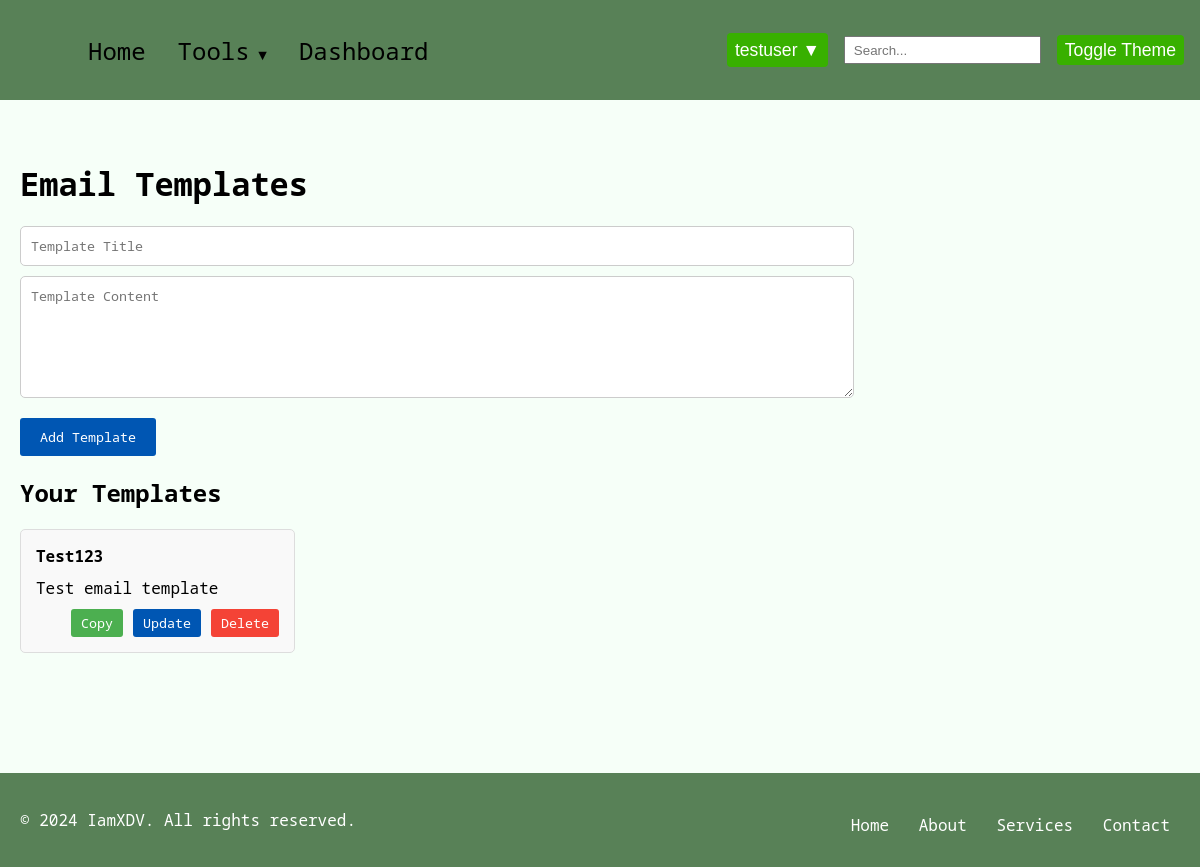
The app's page /email_templates (signed in), older data.
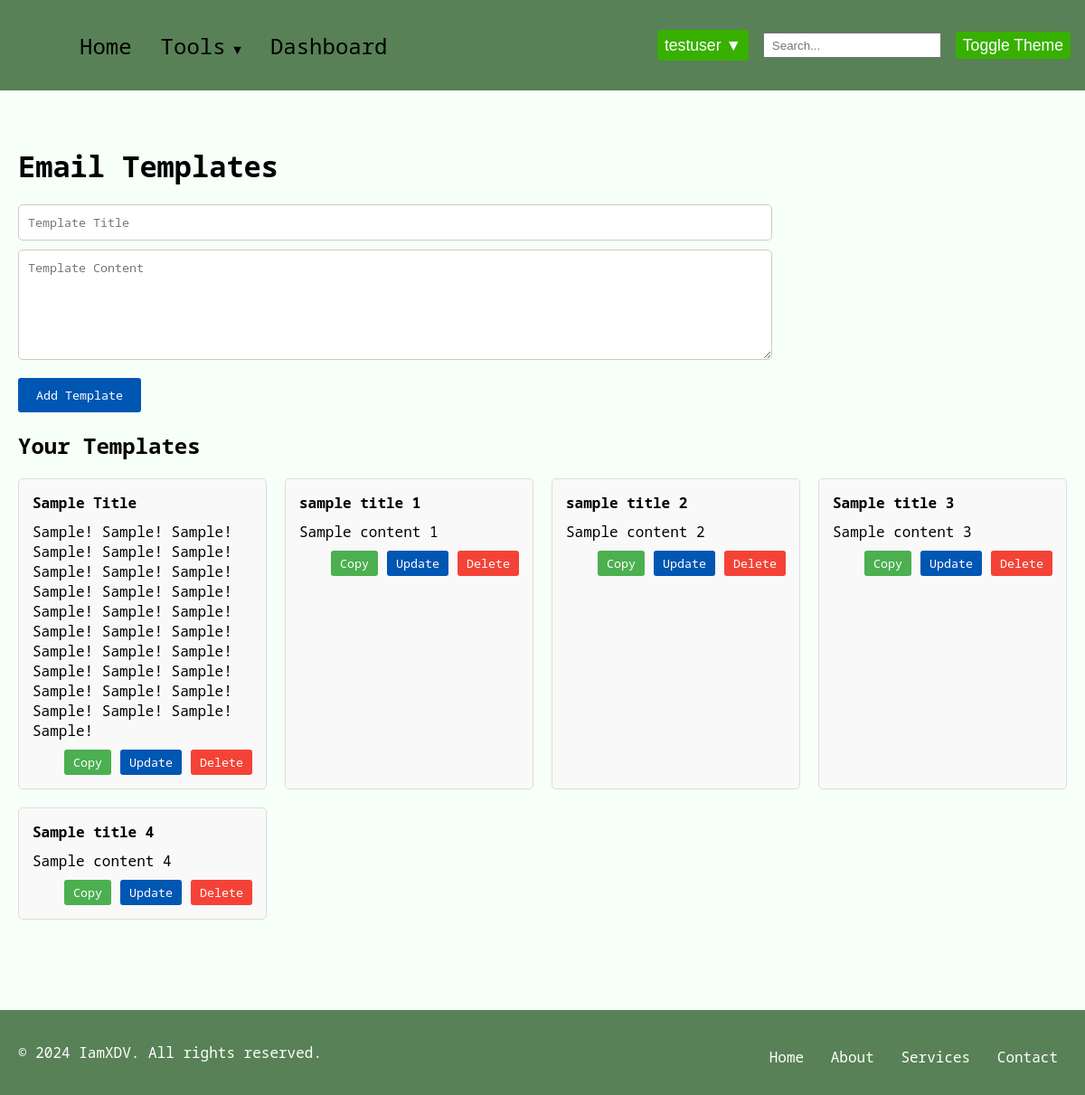
The same page, newer data.
### model/model.py (models this page shows, shortened)
class EmailTemplate(db.Model):
    __tablename__ = "email_templates"
    id = db.Column(db.Integer, primary_key=True, autoincrement=True)
    user_id = db.Column(db.Integer, db.ForeignKey("users.id"), nullable=False)
    title = db.Column(db.String(100), nullable=False)
    content = db.Column(db.Text, nullable=False)
    user = db.relationship("User", back_populates="email_templates")

### routes/tool_routes.py (the view, shortened to what this page needs)
@tool.route("/email_templates", methods=["GET", "POST"])
@tool_access_required("Email Templates")
def email_templates() -> Union[Response, str]:
    if "user_id" not in session:
        return make_response(
            jsonify({"error": "You must be logged in to access this feature."}), 401
        )
    if request.method == "GET":
        templates = EmailTemplate.query.filter_by(user_id=session["user_id"]).all()
        return render_template("email_templates.html", templates=templates)
    return make_response(jsonify({"error": "Invalid request method"}), 405)

### model/model.py (called while the page is built)
    @classmethod
    def user_has_tool_access(cls, user_id, tool_name):
        return ToolAccess.query.filter_by(user_id=user_id, tool_name=tool_name).first() is not None

### routes/tool_routes.py (called while the page is built)
def tool_access_required(tool_name):
    def decorator(f):
        @wraps(f)
        def decorated_function(*args, **kwargs):
            if "logged_in" not in session:
                flash("You need to log in to access this tool.", "error")
                return redirect(url_for("auth.login"))
            user_role = session.get("role")
            user_id = session.get("user_id")
            if user_role not in [
                "admin",
                "superadmin",
            ] and not User.user_has_tool_access(user_id, tool_name):
                flash(
                    f"You don't have access to {tool_name}. Please contact an administrator.",
                    "error",
                )
                return redirect(url_for("user.user_dashboard"))
            return f(*args, **kwargs)
        return decorated_function
    return decorator

### Tools/templates/email_templates.html (shortened to what this page needs)
{% extends "base.html" %} {% block content %} {% block styles %}
<link
  rel="stylesheet"
  href="{{ url_for('static', filename='css/email_templates.css') }}"
/>
{% endblock %}
<div class="email-templates-container">
  <h1>Email Templates</h1>
  <form id="addTemplateForm">
    <input type="text" name="title" placeholder="Template Title" required />
    <textarea name="content" placeholder="Template Content" required></textarea>
    <button type="submit">Add Template</button>
  </form>
  <h2>Your Templates</h2>
  <div id="templateList">
    {% for template in templates %}
    <div class="template" data-id="{{ template.id }}">
      <div class="template-title">{{ template.title }}</div>
      <div class="template-content">{{ template.content }}</div>
      <div class="button-group">
        <button class="copy-btn">Copy</button>
        <button class="update-btn">Update</button>
        <button class="delete-btn">Delete</button>
      </div>
    </div>
    {% endfor %}
  </div>
</div>
{% endblock %}

### templates/base.html (shortened to what this page needs)
<!DOCTYPE html>
<html lang="en">
  <head>
    <link
      rel="stylesheet"
      href="{{ url_for('static', filename='css/base.css') }}"
    />
    {% block styles %} {% endblock %}
  </head>
  <body class="light-theme">
    <nav class="navbar">
      <div class="navbar-container">
        <div class="navbar-collapse" id="navbar-collapse">
          <ul class="navbar-nav">
            <li class="nav-item">
              <a href="{{ url_for('user.index') }}" class="nav-link">Home</a>
            </li>
            {% if 'logged_in' in session %}
            <li class="nav-item dropdown">
              <a href="#" class="nav-link dropdown-toggle">Tools</a>
            </li>
            <li class="nav-item">
              <a href="{{ url_for('user.user_dashboard') }}" class="nav-link"
                >Dashboard</a
              >
            </li>
            {% endif %}
          </ul>
          <div class="navbar-right">
            {% if 'logged_in' in session %}
            <div class="user-dropdown">
              <button class="dropbtn">
                {{ session.get('username', 'User') }} ▼
              </button>
            </div>
            {% else %}
            <a href="{{ url_for('auth.login') }}" class="btn">Login</a>
            <a href="{{ url_for('auth.register_step1') }}" class="btn">Sign Up</a>
            {% endif %}
            <input type="text" class="search-bar" placeholder="Search..." />
            <button class="base-toggle-btn">Toggle Theme</button>
          </div>
        </div>
      </div>
    </nav>
    <div class="container">
       {% block content %} {% endblock %}
    </div>
    {% block footer %}
    <footer class="site-footer">
      <div class="footer-container">
        <p>&copy; 2024 IamXDV. All rights reserved.</p>
        <nav class="footer-nav">
          <ul>
            <li><a href="#">Home</a></li>
            <li><a href="#">About</a></li>
            <li><a href="#">Services</a></li>
            <li><a href="#">Contact</a></li>
          </ul>
        </nav>
      </div>
    </footer>
    {% endblock %}
  </body>
</html>

### static/css/base.css (style rules this page uses)
html, body { height: 100%; margin: 0; display: flex; flex-direction: column; }
.container { flex: 1; }
.light-theme { font-family: 'Noto Sans Mono', monospace; background-color: #f6fff8; }
.navbar { background-color: #588157; padding: 0.3rem 1rem; position: relative; }
.navbar-container { display: flex; align-items: center; justify-content: space-between; }
.navbar-collapse { display: flex; align-items: center; width: 100%; }
.navbar-nav { list-style: none; display: flex; align-items: center; flex-grow: 1; font-size: 1.5em; margin-left: 1rem; }
.nav-item { position: relative; }
.nav-link { display: block; padding: 0.3rem 1rem; color: #000; text-decoration: none; }
.dropdown { position: relative; }
.dropdown-toggle::after { content: ' ▼'; font-size: 0.6em; }
.navbar-right { display: flex; align-items: center; font-size: 1.1em; }
.search-bar { padding: 0.3rem 0.5rem; margin-right: 1rem; }
.base-toggle-btn { padding: 0.3rem 0.5rem; cursor: pointer; border: none; background-color: #38b000; color: #fff; border-radius: 0.25rem; font-size: 1em; }
.user-dropdown { position: relative; display: inline-block; }
.dropbtn { background-color: #4caf50; color: white; padding: 10px; font-size: 16px; border: none; cursor: pointer; }
.user-dropdown { margin-right: 1rem; }
.dropbtn { padding: 0.4rem 0.5rem; cursor: pointer; border: none; background-color: #38b000; color: #fff; border-radius: 0.25rem; font-size: 1em; }
.navbar-nav { justify-content: flex-start; }
.navbar-right { justify-content: flex-end; }
.site-footer { background-color: var( --footer-background-color, #588157 ); font-family: 'Noto Sans Mono', monospace; padding: 20px; text-align: center; }
.footer-container { display: flex; flex-direction: column; justify-content: center; align-items: center; color: var(--footer-text-color, white); }
.footer-nav ul { list-style-type: none; padding: 0; margin: 10px 0 0; }
.footer-nav ul li { display: inline; margin: 0 10px; }
.footer-nav ul li a { color: var(--footer-text-color, white); text-decoration: none; transition: color 0.3s ease; }
@media (min-width: 768px) { .footer-container { flex-direction: row; justify-content: space-between; } }

### static/css/email_templates.css (style rules this page uses)
.email-templates-container { margin: 20px auto; max-width: 1500px; padding: 20px; font-family: 'Noto Sans Mono', monospace; }
#addTemplateForm { display: flex; flex-direction: column; align-items: flex-start; }
#addTemplateForm input[type='text'], #addTemplateForm textarea { width: 70%; padding: 10px; margin-bottom: 10px; border: 1px solid #ccc; border-radius: 5px; font-family: 'Noto Sans Mono', monospace; }
#addTemplateForm textarea { min-height: 100px; resize: vertical; }
#addTemplateForm button[type='submit'] { align-self: flex-start; margin-top: 10px; padding: 10px 20px; border: none; border-radius: 3px; background-color: #0056b3; color: white; cursor: pointer; font-family: 'Noto Sans Mono', monospace; transition: background-color 0.3s ease; }
#templateList { display: grid; grid-template-columns: repeat(4, 1fr); grid-template-rows: repeat(5, auto); gap: 20px; }
.template { background-color: #f9f9f9; border: 1px solid #ddd; padding: 15px; border-radius: 5px; display: flex; flex-direction: column; }
.template-title { font-weight: bold; margin-bottom: 10px; }
.template-content { white-space: pre-wrap; word-wrap: break-word; margin-bottom: 10px; }
.button-group { display: flex; justify-content: flex-end; gap: 10px; }
.button-group button { padding: 5px 10px; border: none; border-radius: 3px; cursor: pointer; font-family: inherit; }
.update-btn { background-color: #0056b3; color: white; }
.delete-btn { background-color: #f44336; color: white; }
.copy-btn { background-color: #4CAF50; color: white; }

Row changes from the older to the newer data that the page shows:
removed EmailTemplate: title "Test123", content "Test email template"
added EmailTemplate: title "Sample Title", content "Sample! Sample! Sample! Sample! Sample! Sample! Sample! Sample! Sample! Sample! Sample! Sample! Sample! Sample! Sample! Sample! Sample! Sample! Sample! Sample! Sample! Sample! Sample! Sample! Sample! Sample! Sample! Sample! Sample! Sample! Sample!"
added EmailTemplate: title "sample title 1", content "Sample content 1"
added EmailTemplate: title "sample title 2", content "Sample content 2"
added EmailTemplate: title "Sample title 3", content "Sample content 3"
added EmailTemplate: title "Sample title 4", content "Sample content 4"
